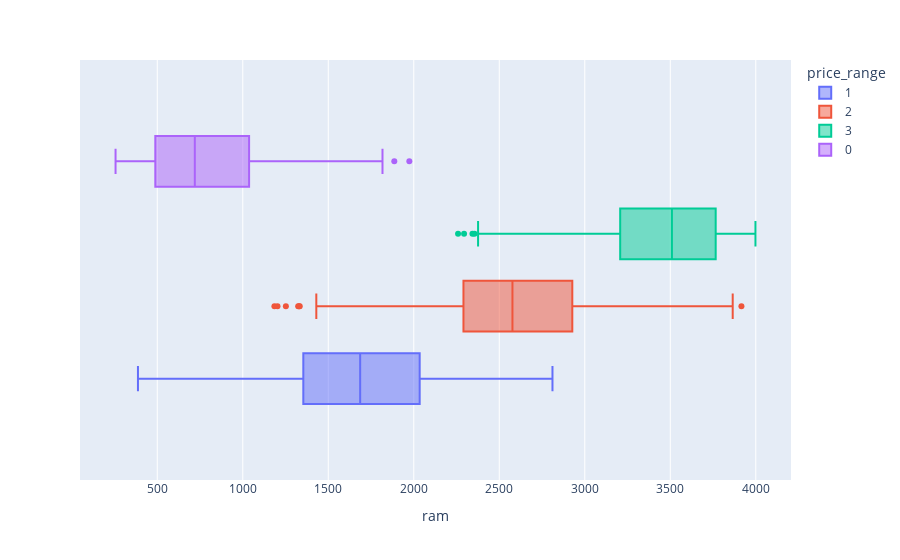

Notebook code for this chart:
### Code cell
px.box(dataset_train,x ="ram" ,color="price_range")

### Figure 1 — Plotly figure (JSON) as saved in the notebook; plotly's stock layout.template omitted (floating-point values rounded to 4 significant figures; data arrays with more than 128 entries replaced by an {"elided": "..."} marker saying what was removed)
{"data": [{"alignmentgroup": "True", "hovertemplate": "price_range=1<br>ram=%{x}<extra></extra>", "legendgroup": "1", "marker": {"color": "#636efa"}, "name": "1", "notched": false, "offsetgroup": "1", "orientation": "h", "showlegend": true, "type": "box", "x": {"elided": "500 int values"}, "x0": " ", "xaxis": "x", "y0": " ", "yaxis": "y"}, {"alignmentgroup": "True", "hovertemplate": "price_range=2<br>ram=%{x}<extra></extra>", "legendgroup": "2", "marker": {"color": "#EF553B"}, "name": "2", "notched": false, "offsetgroup": "2", "orientation": "h", "showlegend": true, "type": "box", "x": {"elided": "500 int values"}, "x0": " ", "xaxis": "x", "y0": " ", "yaxis": "y"}, {"alignmentgroup": "True", "hovertemplate": "price_range=3<br>ram=%{x}<extra></extra>", "legendgroup": "3", "marker": {"color": "#00cc96"}, "name": "3", "notched": false, "offsetgroup": "3", "orientation": "h", "showlegend": true, "type": "box", "x": {"elided": "500 int values"}, "x0": " ", "xaxis": "x", "y0": " ", "yaxis": "y"}, {"alignmentgroup": "True", "hovertemplate": "price_range=0<br>ram=%{x}<extra></extra>", "legendgroup": "0", "marker": {"color": "#ab63fa"}, "name": "0", "notched": false, "offsetgroup": "0", "orientation": "h", "showlegend": true, "type": "box", "x": {"elided": "500 int values"}, "x0": " ", "xaxis": "x", "y0": " ", "yaxis": "y"}], "layout": {"autosize": true, "boxmode": "group", "legend": {"title": {"text": "price_range"}, "tracegroupgap": 0}, "margin": {"t": 60}, "xaxis": {"anchor": "y", "autorange": true, "domain": [0, 1], "range": [48.11, 4206.0], "title": {"text": "ram"}, "type": "linear"}, "yaxis": {"anchor": "x", "autorange": true, "domain": [0, 1], "range": [-0.514, 0.514], "type": "category"}}}
